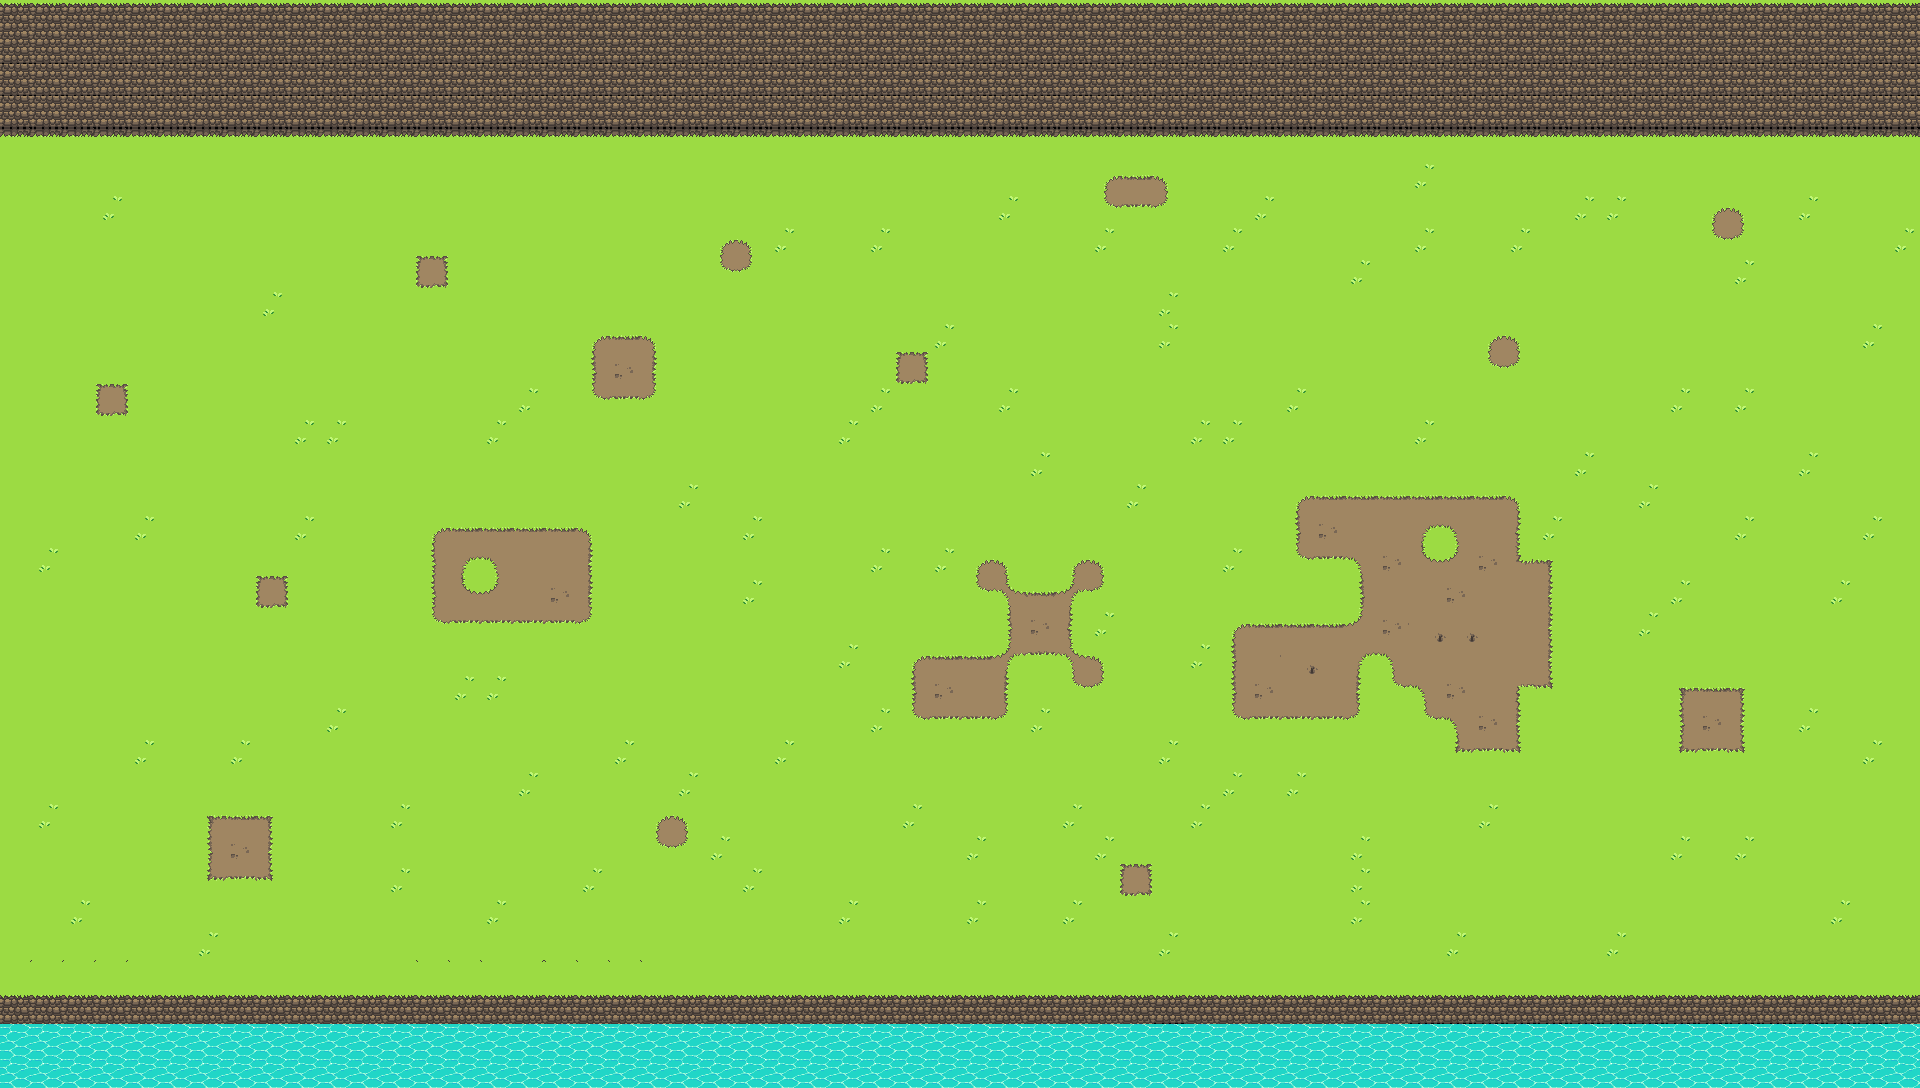

This game map was drawn from its Tiled (.tmx) file and the tilesets committed beside it. A one-line description and the full map source follow:
An orthogonal 60x34 tile map with 32x32 px tiles, 1 tile layer (Rutlager 1).

<map version="1.10" tiledversion="1.11.2" orientation="orthogonal" renderorder="right-down" width="60" height="34" tilewidth="32" tileheight="32" infinite="0" nextlayerid="2" nextobjectid="1">
 <tileset firstgid="1" source="../Tileset/GroundTile1.tsx" />
 <layer id="1" name="Rutlager 1" width="60" height="34">
  <data encoding="csv">
132,132,132,132,132,132,132,132,132,132,132,132,132,132,132,132,132,132,132,132,132,132,132,132,132,132,132,132,132,132,132,132,132,132,132,132,132,132,132,132,132,132,132,132,132,132,132,132,132,132,132,132,132,132,132,132,132,132,132,132,
122,122,122,122,122,122,122,122,122,122,122,122,122,122,122,122,122,122,122,122,122,122,122,122,122,122,122,122,122,122,122,122,122,122,122,122,122,122,122,122,122,122,122,122,122,122,122,122,122,122,122,122,122,122,122,122,122,122,122,122,
122,122,122,122,122,122,122,122,122,122,122,122,122,122,122,122,122,122,122,122,122,122,122,122,122,122,122,122,122,122,122,122,122,122,122,122,122,122,122,122,122,122,122,122,122,122,122,122,122,122,122,122,122,122,122,122,122,122,122,122,
122,122,122,122,122,122,122,122,122,122,122,122,122,122,122,122,122,122,122,122,122,122,122,122,122,122,122,122,122,122,122,122,122,122,122,122,122,122,122,122,122,122,122,122,122,122,122,122,122,122,122,122,122,122,122,122,122,122,122,122,
1073741890,1073741890,1073741890,1073741890,1073741890,1073741890,1073741890,1073741890,1073741890,1073741890,1073741890,1073741890,1073741890,1073741890,1073741890,1073741890,1073741890,1073741890,1073741890,1073741890,1073741890,1073741890,1073741890,1073741890,1073741890,1073741890,1073741890,1073741890,1073741890,1073741890,1073741890,1073741890,1073741890,1073741890,1073741890,1073741890,1073741890,1073741890,1073741890,1073741890,1073741890,1073741890,1073741890,1073741890,1073741890,1073741890,1073741890,1073741890,1073741890,1073741890,1073741890,1073741890,1073741890,1073741890,1073741890,1073741890,1073741890,1073741890,1073741890,1073741890,
52,52,52,52,52,52,52,52,52,52,52,52,52,52,52,52,52,52,52,52,52,52,52,52,52,52,52,52,52,52,52,52,52,52,87,2,88,52,52,52,52,52,52,52,56,52,52,52,52,52,52,52,52,52,52,52,52,52,52,52,
52,52,52,56,52,52,52,52,52,52,52,52,52,52,52,52,52,52,52,52,52,52,52,52,52,52,52,52,52,52,52,56,52,52,97,22,98,52,52,56,52,52,52,52,52,52,52,52,52,56,56,52,52,87,88,52,56,52,52,52,
52,52,52,52,52,52,52,52,52,52,52,52,52,52,52,52,52,52,52,52,52,52,87,88,56,52,52,56,52,52,52,52,52,52,56,52,52,52,56,52,52,52,52,52,56,52,52,56,52,52,52,52,52,97,98,52,52,52,52,56,
52,52,52,52,52,52,52,52,52,52,52,52,52,34,52,52,52,52,52,52,52,52,97,98,52,52,52,52,52,52,52,52,52,52,52,52,52,52,52,52,52,52,56,52,52,52,52,52,52,52,52,52,52,52,56,52,52,52,52,52,
52,52,52,52,52,52,52,52,56,52,52,52,52,52,52,52,52,52,52,52,52,52,52,52,52,52,52,52,52,52,52,52,52,52,52,52,56,52,52,52,52,52,52,52,52,52,52,52,52,52,52,52,52,52,52,52,52,52,52,52,
52,52,52,52,52,52,52,52,52,52,52,52,52,52,52,52,52,52,87,2,88,52,52,52,52,52,52,52,52,56,52,52,52,52,52,52,56,52,52,52,52,52,52,52,52,52,87,88,52,52,52,52,52,52,52,52,52,52,56,52,
52,52,52,52,52,52,52,52,52,52,52,52,52,52,52,52,52,52,11,16,13,52,52,52,52,52,52,52,34,52,52,52,52,52,52,52,52,52,52,52,52,52,52,52,52,52,97,98,52,52,52,52,52,52,52,52,52,52,52,52,
52,52,52,34,52,52,52,52,52,52,52,52,52,52,52,52,56,52,97,22,98,52,52,52,52,52,52,56,52,52,52,56,52,52,52,52,52,52,52,52,56,52,52,52,52,52,52,52,52,52,52,52,56,52,56,52,52,52,52,52,
52,52,52,52,52,52,52,52,52,56,56,52,52,52,52,56,52,52,52,52,52,52,52,52,52,52,56,52,52,52,52,52,52,52,52,52,52,56,56,52,52,52,52,52,56,52,52,52,52,52,52,52,52,52,52,52,52,52,52,52,
52,52,52,52,52,52,52,52,52,52,52,52,52,52,52,52,52,52,52,52,52,52,52,52,52,52,52,52,52,52,52,52,56,52,52,52,52,52,52,52,52,52,52,52,52,52,52,52,52,56,52,52,52,52,52,52,56,52,52,52,
52,52,52,52,52,52,52,52,52,52,52,52,52,52,52,52,52,52,52,52,52,56,52,52,52,52,52,52,52,52,52,52,52,52,52,56,52,52,52,52,87,2,2,2,2,2,2,88,52,52,52,56,52,52,52,52,52,52,52,52,
52,52,52,52,56,52,52,52,52,56,52,52,52,87,2,2,2,2,88,52,52,52,52,56,52,52,52,52,52,52,52,52,52,52,52,52,52,52,52,52,11,16,12,12,85,86,12,51,56,52,52,52,52,52,56,52,52,52,56,52,
52,56,52,52,52,52,52,52,52,52,52,52,52,53,85,86,12,12,13,52,52,52,52,52,52,52,52,56,52,56,87,88,52,87,88,52,52,52,56,52,97,22,86,16,95,96,16,2684354623,3,52,52,52,52,52,52,52,52,52,52,52,
52,52,52,52,52,52,52,52,34,52,52,52,52,53,95,96,12,16,13,52,52,52,52,56,52,52,52,52,52,52,97,104,62,103,98,52,52,52,52,52,52,52,11,12,12,16,12,12,13,52,52,52,56,52,52,52,52,56,52,52,
52,52,52,52,52,52,52,52,52,52,52,52,52,97,22,22,22,22,98,52,52,52,52,52,52,52,52,52,52,52,52,53,16,51,56,52,52,52,87,2,2,2,96,16,81,70,82,12,13,52,52,56,52,52,52,52,52,52,52,52,
52,52,52,52,52,52,52,52,52,52,52,52,52,52,52,52,52,52,52,52,52,52,52,52,52,52,56,52,87,2,2,103,42,104,88,52,52,56,11,12,81,82,85,86,91,49,92,12,13,52,52,52,52,52,52,52,52,52,52,52,
52,52,52,52,52,52,52,52,52,52,52,52,52,52,56,56,52,52,52,52,52,52,52,52,52,52,52,52,11,16,12,13,52,97,98,52,52,52,11,16,91,92,13,97,86,16,12,2147483691,23,52,52,52,1,2,3,52,52,52,52,52,
52,52,52,52,52,52,52,52,52,52,56,52,52,52,52,52,52,52,52,52,52,52,52,52,52,52,52,56,97,22,22,98,56,52,52,52,52,52,97,22,22,22,98,52,97,86,16,13,52,52,52,52,11,16,13,52,56,52,52,52,
52,52,52,52,56,52,52,56,52,52,52,52,52,52,52,52,52,52,52,56,52,52,52,52,56,52,52,52,52,52,52,52,52,52,52,52,56,52,52,52,52,52,52,52,52,21,22,23,52,52,52,52,21,22,23,52,52,52,56,52,
52,52,52,52,52,52,52,52,52,52,52,52,52,52,52,52,56,52,52,52,52,56,52,52,52,52,52,52,52,52,52,52,52,52,52,52,52,52,56,52,56,52,52,52,52,52,52,52,52,52,52,52,52,52,52,52,52,52,52,52,
52,56,52,52,52,52,1,2,3,52,52,52,56,52,52,52,52,52,52,52,87,88,52,52,52,52,52,52,56,52,52,52,52,56,52,52,52,56,52,52,52,52,52,52,52,52,56,52,52,52,52,52,52,52,52,52,52,52,52,52,
52,52,52,52,52,52,11,16,13,52,52,52,52,52,52,52,52,52,52,52,97,98,56,52,52,52,52,52,52,52,56,52,52,52,56,52,52,52,52,52,52,52,56,52,52,52,52,52,52,52,52,52,56,52,56,52,52,52,52,52,
52,52,52,52,52,52,21,22,23,52,52,52,56,52,52,52,52,52,56,52,52,52,52,56,52,52,52,52,52,52,52,52,52,52,52,34,52,52,52,52,52,52,56,52,52,52,52,52,52,52,52,52,52,52,52,52,52,52,52,52,
52,52,56,52,52,52,52,52,52,52,52,52,52,52,52,56,52,52,52,52,52,52,52,52,52,52,56,52,52,52,56,52,52,56,52,52,52,52,52,52,52,52,56,52,52,52,52,52,52,52,52,52,52,52,52,52,52,56,52,52,
52,52,52,52,52,52,56,52,52,52,52,52,52,52,52,52,52,52,52,52,52,52,52,52,52,52,52,52,52,52,52,52,52,52,52,52,56,52,52,52,52,52,52,52,52,56,52,52,52,52,56,52,52,52,52,52,52,52,52,52,
93,93,93,93,52,52,52,52,52,52,52,52,52,94,94,94,93,94,94,94,94,52,52,52,52,52,52,52,52,52,52,52,52,52,52,52,52,52,52,52,52,52,52,52,52,52,52,52,52,52,52,52,52,52,52,52,52,52,52,52,
132,132,132,132,132,132,132,132,132,132,132,132,132,132,132,132,132,132,132,132,132,132,132,132,132,132,132,132,132,132,132,132,132,132,132,132,142,132,132,132,132,132,132,132,142,142,142,142,142,142,142,142,142,142,142,142,142,142,142,132,
154,154,154,154,154,154,154,154,154,154,154,154,154,154,154,154,154,154,154,154,154,154,154,154,154,154,154,154,154,154,154,154,154,154,154,154,154,154,154,154,154,154,154,154,154,154,154,154,154,154,154,154,154,154,154,154,154,154,154,154,
154,154,154,154,154,154,154,154,154,154,154,154,154,154,154,154,154,154,154,154,154,154,154,154,154,154,154,154,154,154,154,154,154,154,154,154,154,154,154,154,154,154,154,154,154,154,154,154,154,154,154,154,154,154,154,154,154,154,154,154
</data>
 </layer>
</map>
